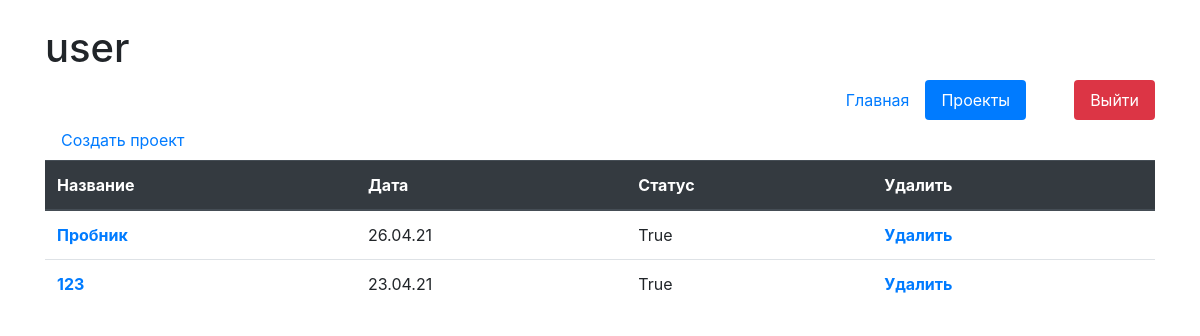
The page /projects (signed in) on the database as committed earlier.
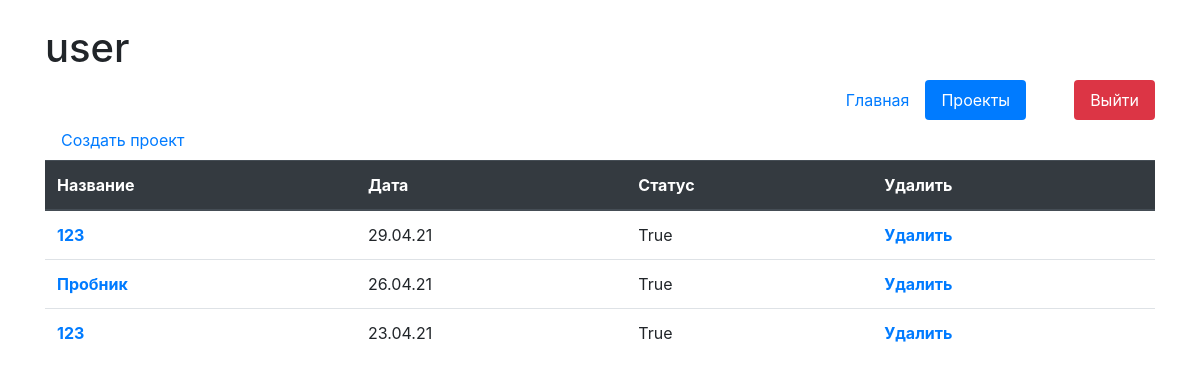
The same page on the database as committed later.
### f_clustering/models.py (models this page shows)
class Projects(models.Model):
	author = models.ForeignKey(User, on_delete = models.CASCADE, verbose_name='Автор', blank=True, null=True)
	date = models.DateTimeField(auto_now=True)
	name = models.CharField(max_length=200, verbose_name='Название')
	stage = models.IntegerField(default=0)
	status = models.BooleanField(verbose_name='Готово', default=False)
	attach = models.FileField(storage=FileSystemStorage(location='df'))
	settings = models.FileField(storage=FileSystemStorage(location='settings'))
	comments = models.TextField()

### f_clustering/views.py (the view)
# urls.py: path('projects', views.SpeechProjectsView.as_view(), name='projects'),
class SpeechProjectsView(ListView):
	model = Projects
	template_name = 'projects.html'
	def get_context_data(self, **kwargs):
		kwargs['data'] = Projects.objects.filter(author = self.request.user).order_by('-date')
		return super().get_context_data(**kwargs)

### f_clustering/templates/projects.html
{% extends 'main.html' %}
  {% block content %}
  	<div class="container">
      {% url 'add_projects' as url_add_projects %}
      <a class="nav-link" href="{{url_add_projects}}">Создать проект</a>
      <table class="table">
        <thead class="thead-dark">
          <tr>
            <th scope="col">Название</th>
            <th scope="col">Дата</th>
            <th scope="col">Статус</th>
            <th scope="col">Удалить</th>
          </tr>
        </thead>
        <tbody>
          {% for i in data %}
            <tr>
              <th scope="row"><a href="{% url 'start_project' i.id %}">{{i.name}}</a></td>
              <td>{{i.date|date:'d.m.y'}}</td>
              <td>{{i.status}}</td>
              <th scope="row"><a href="{% url 'delete_project' i.id %}">Удалить</a></td>
            </tr>
          {% endfor %}
      </table>
  	</div>
  {% endblock %}

Rows that differ between the two databases and show on the page:
added Projects: name "123", date "29.04.21", status "True"
